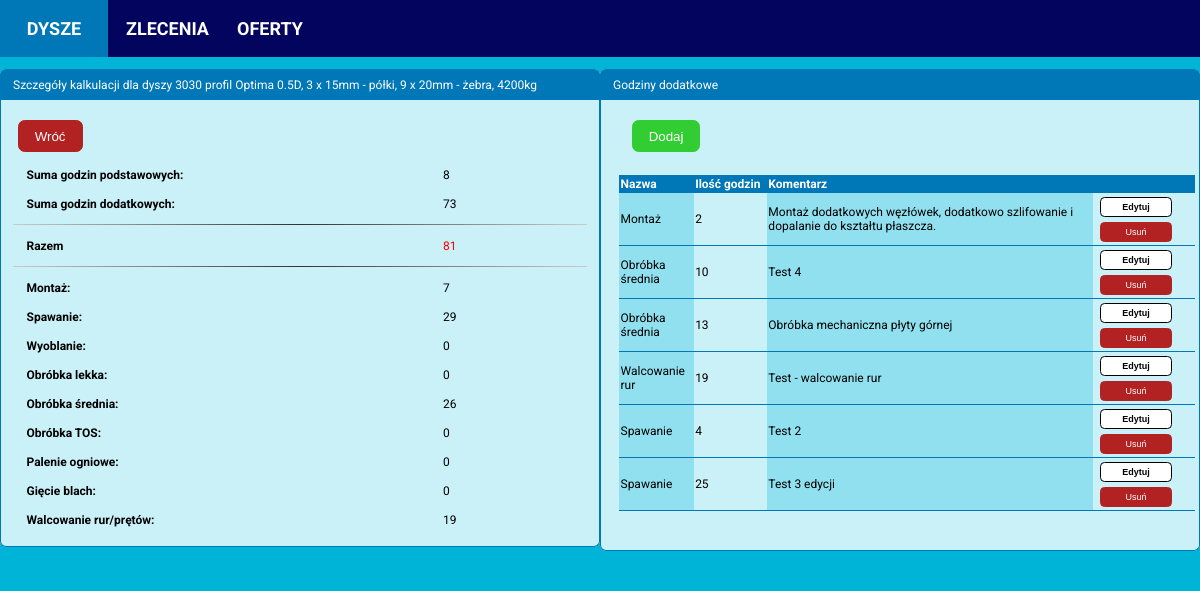
The page /nozzle/1/calculation/1/calculation_details on the database as committed earlier.
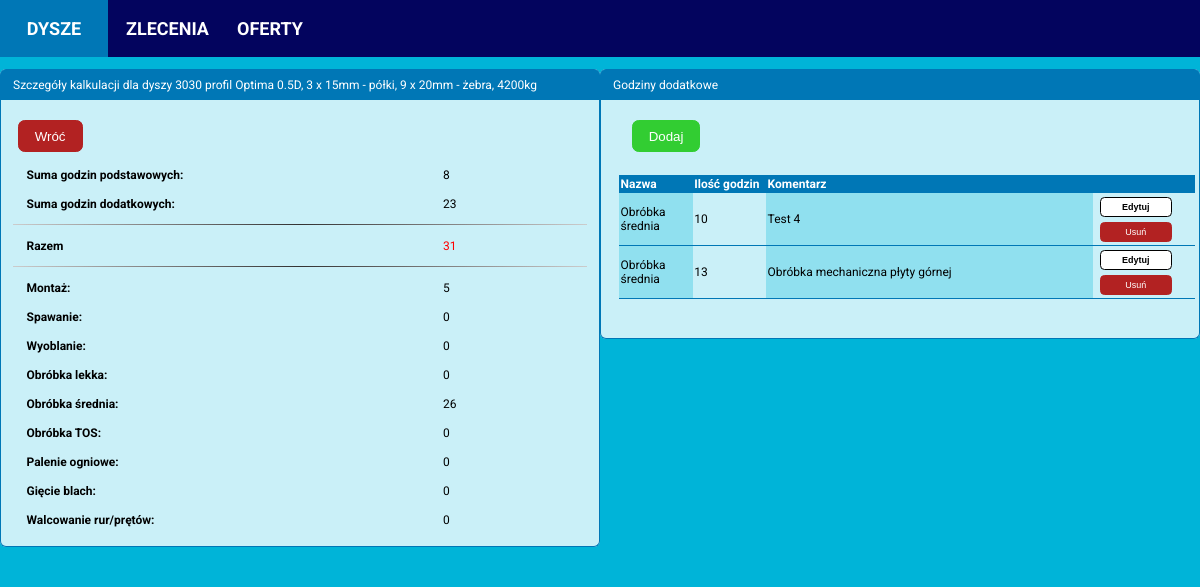
The same page on the database as committed later.
### calculator/models.py (models this page shows)
class AdditionalNozzleHours(models.Model):
    GROUP = [('assembly_hours', 'Montaż'),
             ('welding_hours', 'Spawanie'),
             ('spinning_hours', 'Wyoblanie'),
             ('small_machining_hours', 'Obróbka lekka'),
             ('medium_machining_hours', 'Obróbka średnia'),
             ('tos_machining_hours', 'Obróbka TOS'),
             ('cutting_plates_hours', 'Palenie blach'),
             ('bending_hours', 'Gięcie blach'),
             ('rolling_profiles_hours', 'Walcowanie rur'),
             ]
    calculation = models.ForeignKey(NozzleCalculation, on_delete=models.CASCADE)
    date_created = models.DateTimeField(auto_now_add=True)
    additional_hours_amount = models.PositiveIntegerField(blank=False)
    comment = models.TextField(blank=False, max_length=200)
    group = models.CharField(max_length=40, blank=True, null=True, choices=GROUP)

### calculator/views.py (the view)
# urls.py: path('nozzle/<int:nozzle_id>/calculation/<int:calculation_id>/calculation_details', nozzle_calculation_details_view, name='nozzle_calculation_details'),
def nozzle_calculation_details_view(request, nozzle_id, calculation_id):
    nozzle = Nozzle.objects.get(id=nozzle_id)
    ratio = round((nozzle.profile_height / nozzle.diameter), 1)
    calculation = NozzleCalculation.objects.get(id=calculation_id)
    total_hours = (calculation.assembly_hours + calculation.welding_hours + calculation.spinning_hours
                   + calculation.spinning_hours + calculation.small_machining_hours
                   + calculation.medium_machining_hours + calculation.tos_machining_hours
                   + calculation.cutting_plates_hours + calculation.bending_hours
                   + calculation.rolling_profiles_hours)
    additional_nozzle_hours = calculation.additionalnozzlehours_set.order_by('group')
    additional_hours = AdditionalNozzleHours.objects.filter(calculation=calculation).aggregate(total_hours=Sum('additional_hours_amount'))
    try:
        sum_of_all_hours = additional_hours['total_hours'] + total_hours
    except:
        sum_of_all_hours = total_hours
    additional_assembly_hours = AdditionalNozzleHours.objects.filter(
        calculation=calculation, group='assembly_hours').\
        aggregate(total_hours=Sum('additional_hours_amount'))
    try:
        all_assembly_hours = additional_assembly_hours['total_hours'] + calculation.assembly_hours
    except:
        all_assembly_hours = calculation.assembly_hours
    additional_welding_hours = AdditionalNozzleHours.objects.filter(
        calculation=calculation, group='welding_hours').\
        aggregate(total_hours=Sum('additional_hours_amount'))
    try:
        all_welding_hours = additional_welding_hours['total_hours'] + calculation.welding_hours
    except:
        all_welding_hours = calculation.welding_hours
    additional_spinning_hours = AdditionalNozzleHours.objects.filter(
        calculation=calculation, group='spinning_hours').\
        aggregate(total_hours=Sum('additional_hours_amount'))
    try:
       all_spinning_hours = additional_spinning_hours['total_hours'] + calculation.spinning_hours
    except:
        all_spinning_hours = calculation.spinning_hours
    additional_small_machining_hours = AdditionalNozzleHours.objects.filter(
        calculation=calculation, group='small_machining_hours'). \
        aggregate(total_hours=Sum('additional_hours_amount'))
    try:
        all_small_machining_hours = additional_small_machining_hours['total_hours'] + calculation.small_machining_hours
    except:
        all_small_machining_hours = calculation.small_machining_hours
    additional_medium_machining_hours = AdditionalNozzleHours.objects.filter(
        calculation=calculation, group='medium_machining_hours'). \
        aggregate(total_hours=Sum('additional_hours_amount'))
    try:
        all_medium_machining_hours = additional_medium_machining_hours['total_hours'] + calculation.medium_machining_hours
    except:
        all_medium_machining_hours = calculation.medium_machining_hours
    additional_tos_machining_hours = AdditionalNozzleHours.objects.filter(
        calculation=calculation, group='tos_machining_hours'). \
        aggregate(total_hours=Sum('additional_hours_amount'))
    try:
        all_tos_machining_hours = additional_tos_machining_hours['total_hours'] + calculation.tos_machining_hours
    except:
        all_tos_machining_hours = calculation.tos_machining_hours
    additional_cutting_plates_hours = AdditionalNozzleHours.objects.filter(
        calculation=calculation, group='cutting_plates_hours'). \
        aggregate(total_hours=Sum('additional_hours_amount'))
    try:
        all_cutting_plates_hours = additional_cutting_plates_hours['total_hours'] + calculation.cutting_plates_hours
    except:
        all_cutting_plates_hours = calculation.cutting_plates_hours
    additional_bending_hours = AdditionalNozzleHours.objects.filter(
        calculation=calculation, group='bending__hours'). \
        aggregate(total_hours=Sum('additional_hours_amount'))
    try:
        all_bending_hours = additional_bending_hours['total_hours'] + calculation.bending_hours
    except:
        all_bending_hours = calculation.bending_hours
    additional_rolling_profiles_hours = AdditionalNozzleHours.objects.filter(
        calculation=calculation, group='rolling_profiles_hours'). \
        aggregate(total_hours=Sum('additional_hours_amount'))
    try:
        all_rolling_profiles_hours = additional_rolling_profiles_hours['total_hours'] + calculation.rolling_profiles_hours
    except:
        all_rolling_profiles_hours = calculation.rolling_profiles_hours
    context = {'calculation': calculation,
               'nozzle': nozzle,
               'ratio': ratio,
               'additional_nozzle_hours': additional_nozzle_hours,
               'total_hours': total_hours,
               'additional_hours': additional_hours,
               'sum_of_all_hours': sum_of_all_hours,
               'all_assembly_hours': all_assembly_hours,
               'all_welding_hours': all_welding_hours,
               'all_spinning_hours': all_spinning_hours,
               'all_small_machining_hours': all_small_machining_hours,
               'all_medium_machining_hours': all_medium_machining_hours,
               'all_tos_machining_hours': all_tos_machining_hours,
               'all_cutting_plates_hours': all_cutting_plates_hours,
               'all_bending_hours': all_bending_hours,
               'all_rolling_profiles_hours': all_rolling_profiles_hours
               }
    template = 'calculator/nozzle_calculation_details.html'
    return render(request, template, context)

### calculator/templates/calculator/nozzle_calculation_details.html (shortened to what the changed rows need)
{% extends 'calculator/base.html' %}
{% block content %}
<div class="content-main">
  <div class="item-box">
    <div class="item-details">
      <div class="item-details-box">
        <p class="item-detail-name">Suma godzin dodatkowych:</p>
        <p class="item-detail-value">{{ additional_hours.total_hours }}</p>
      </div>
      <div class="item-details-box">
        <p class="item-detail-name">Razem</p>
        <p class="item-detail-value" style="color:red;">{{ sum_of_all_hours }}</p>
      </div>
      <div class="item-details-box">
        <p class="item-detail-name">Montaż:</p>
        <p class="item-detail-value">{{ all_assembly_hours }}</p>
      </div>
      <div class="item-details-box">
        <p class="item-detail-name">Spawanie:</p>
        <p class="item-detail-value">{{ all_welding_hours }}</p>
      </div>
      <div class="item-details-box">
        <p class="item-detail-name">Walcowanie rur/prętów:</p>
         <p class="item-detail-value">{{ all_rolling_profiles_hours }}</p>
      </div>
    </div>
  </div>
  <div class="item-box">
    <div class="item-details">
      <div class="item-details-table">
        <table style="width: 48em;">
          <thead>
            <tr>
              <th style="width:6em;">Nazwa</th>
              <th style="width:6em;">Ilość godzin</th>
              <th style="width:28em;">Komentarz</th>
              <th></th>
            </tr>
          </thead>
          {% for additional_nozzle_hour in additional_nozzle_hours %}
          <tr>
            <td>{{ additional_nozzle_hour.get_group_display }}</td>
            <td>{{ additional_nozzle_hour.additional_hours_amount }}</td>
            <td>{{ additional_nozzle_hour.comment|truncatechars:170 }}</td>
            <td>
              <a href="{% url 'calculator:edit_additional_nozzle_hours' nozzle.id calculation.id additional_nozzle_hour.id %}">
                <button class="show-btn">Edytuj</button>
              </a>
            <a href="{% url 'calculator:delete_additional_nozzle_hours' nozzle.id calculation.id additional_nozzle_hour.id %}"><button class="delete-btn">Usuń</button></a>
            </td>
          </tr>
          {% endfor %}
        </table>
      </div>
    </div>
  </div>
</div>
{% endblock content %}

Rows that differ between the two databases and show on the page:
removed AdditionalNozzleHours: group "Montaż", additional_hours_amount "2", comment "Montaż dodatkowych węzłówek, dodatkowo szlifowanie i dopalanie do kształtu płaszcza."
removed AdditionalNozzleHours: group "Walcowanie rur", additional_hours_amount "19", comment "Test - walcowanie rur"
removed AdditionalNozzleHours: group "Spawanie", additional_hours_amount "4", comment "Test 2"
removed AdditionalNozzleHours: group "Spawanie", additional_hours_amount "25", comment "Test 3 edycji"
Other text that changed with them:
{{ additional_hours.total_hours }}: "73" → "23"
{{ sum_of_all_hours }}: "81" → "31"
{{ all_assembly_hours }}: "7" → "5"
{{ all_welding_hours }}: "29" → "0"
{{ all_rolling_profiles_hours }}: "19" → "0"
